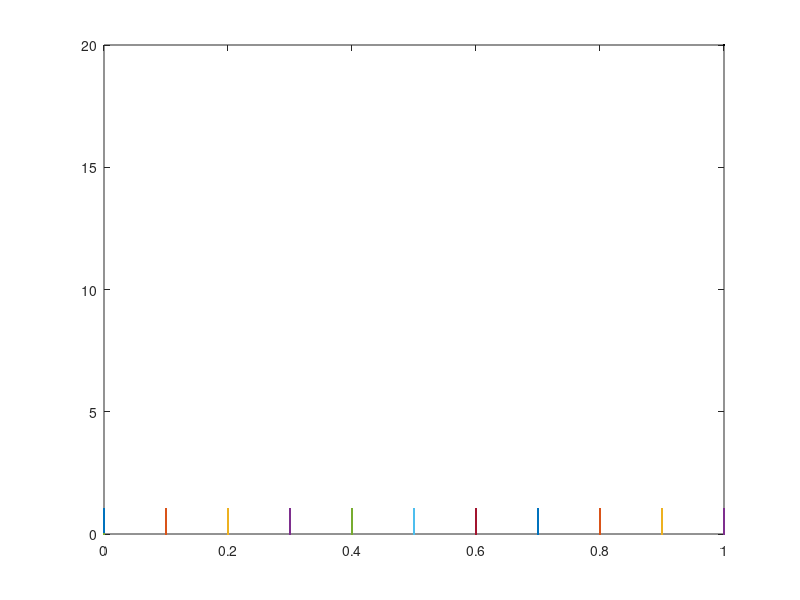

Recreate this plot in MATLAB. (Note: this script raises an error after producing the figure.)
% Simple visualization of deformation gradient on a rectangle
% simple shear
% pure shear
% ref: https://www.continuummechanics.org/deformationgradient.html

clc
close all
clear all
npts = 11;
X = linspace(0,1,npts);
Y = linspace(0,1,npts);
[Xv,Yv] = meshgrid(X,Y);
figure(1)
plot(Xv,Yv,'.',MarkerSize=20,color='k');hold on;

%Def_grad_simple = [0,1;-1,0];
Def_grad_simple = [1,0;0.5,1]
Def_grad_pure = [1,.5;.5,1]
%Def_grad_pure = [0,.5;.5,0]

phi = 60;
Def_grad_rotate = [cosd(phi),-sind(phi);sind(phi),cosd(phi)]
%xy = Def_grad_simple * [X,Y;X,Y]
%x = Def_grad_simple*[Xv,Yv;Xv,Yv]
x = Def_grad_simple(1,1)*Xv + Def_grad_simple(1,2)*Yv;
y = Def_grad_simple(2,1)*Xv + Def_grad_simple(2,2)*Yv;

xp = Def_grad_pure(1,1)*Xv + Def_grad_pure(1,2)*Yv;
yp = Def_grad_pure(2,1)*Xv + Def_grad_pure(2,2)*Yv;

xr = Def_grad_rotate(1,1)*Xv + Def_grad_rotate(1,2)*Yv;
yr = Def_grad_rotate(2,1)*Xv + Def_grad_rotate(2,2)*Yv;

%figure(2)
% x=xy(1,:)
% y=xy(2,:)
% [xv,yv] = meshgrid(x,y)
h0=plot(Xv(1),Yv(1),'.',MarkerSize=20,color='k',DisplayName='undeformed');hold on;
h1=plot(x(1),y(1),'s',MarkerSize=20,color='r',DisplayName='simple'); hold on;
h2=plot(xp(1),yp(1),'h',MarkerSize=20,color='b',DisplayName='pure'); hold on;
h3=plot(xr(1),yr(1),'s',MarkerSize=20,color='k',DisplayName='rigid rotate'); hold on;

h4=plot(x,y,'s',MarkerSize=20,color='r'); hold on;
%legend('simple')
h5=plot(xp,yp,'h',MarkerSize=20,color='b'); hold on;
%legend('pure')

h6=plot(xr,yr,'s',MarkerSize=20,color='k'); hold on;

legend([h0,h1,h2,h3],FontSize=12);



grid on;


x0=100;
y0=100;
width=1000;
height=1000;
set(gcf,'position',[x0,y0,width,height]);
axis square ;
axis([-1 1.5 0 2.5]);
